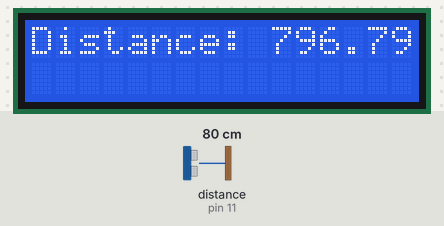
A sketch run on a simulated Arduino Uno, built with avr-gcc and run on an emulated ATmega328P. Parts: 16×2 character LCD. Wiring (inferred from the names in the program): ultrasonic range finder: trigger pin 12; echo pin 11. The test bench sets the inputs (shaded band); at power-on: distance to the obstacle (sensor on pin 11) 80 cm. The echo pulse lasts 58.3 µs per cm; what the sketch prints to the serial monitor is not drawn.

Above: at 1.2 s.
1.3 s: distance to the obstacle (sensor on pin 11) set to 2 cm
At 2.9 s:
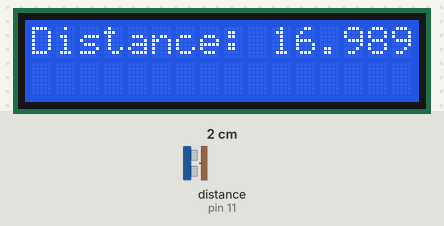
3.5 s: distance to the obstacle (sensor on pin 11) set to 4 cm
At 4.5 s:
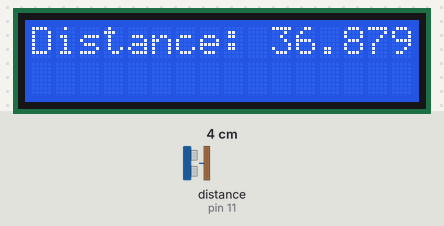
5.1 s: distance to the obstacle (sensor on pin 11) set to 9 cm
At 7.1 s:
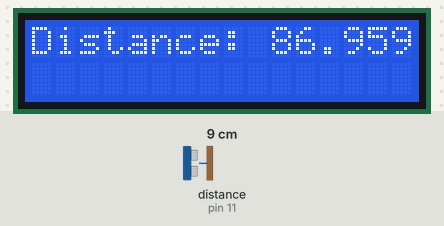
Timing chart, 0 to 8.6 s (numbered marks = the images above; inputs shaded):
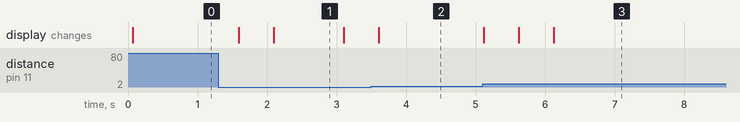

Measured:
- after the input at 1.3 s, the display: first changes after 0.29 s (image 1 shows a later state)
- after the input at 3.5 s, the display: changes after 0.11 s (image 2)
- after the input at 5.1 s, the display: changes at once (image 3)
- what the display in image 1 shows lasts 1.0 s, from 2.1 s to 3.1 s

The sketch:

2-Ultrasound.ino
```cpp
// HC-SR04 example sketch

#include <LiquidCrystal.h>

const int trigPin = 12;
const int echoPin = 11;
LiquidCrystal lcd(7, 6, 5, 4, 3, 2);

float duration, distance;
float distances[10] = {0};
int index = 0;
float sum = 0;


void setup() {
    // Set the trigPin as an output and the echoPin as an input
    pinMode(trigPin, OUTPUT);
    pinMode(echoPin, INPUT);
    // Start the serial communication for the serial monitor and the lcd
    Serial.begin(9600);
    lcd.begin(16, 2);
}

void loop() {
    // Set  the trigPin high for 10 microseconds for the sensor to send the ultrasonic wave
    digitalWrite(trigPin, LOW);
    delayMicroseconds(2);
    digitalWrite(trigPin, HIGH);
    delayMicroseconds(10);
    digitalWrite(trigPin, LOW);

    // Read the echoPin, which will be high for the time it took for the wave to return
    duration = pulseIn(echoPin, HIGH);
    // Calculate the distance based on the duration and the average speed of sound
    distance = (duration * 1.715) / 10;

    // Print the distance in the serial monitor
    Serial.print("Distance: ");
    Serial.println(distance);

    // Print the distance in the LCD
    lcd.setCursor(0, 0);
    lcd.print("Distance: ");
    lcd.print(distance);

    // Take 0.5s between each reading
    delay(500);
}
```
